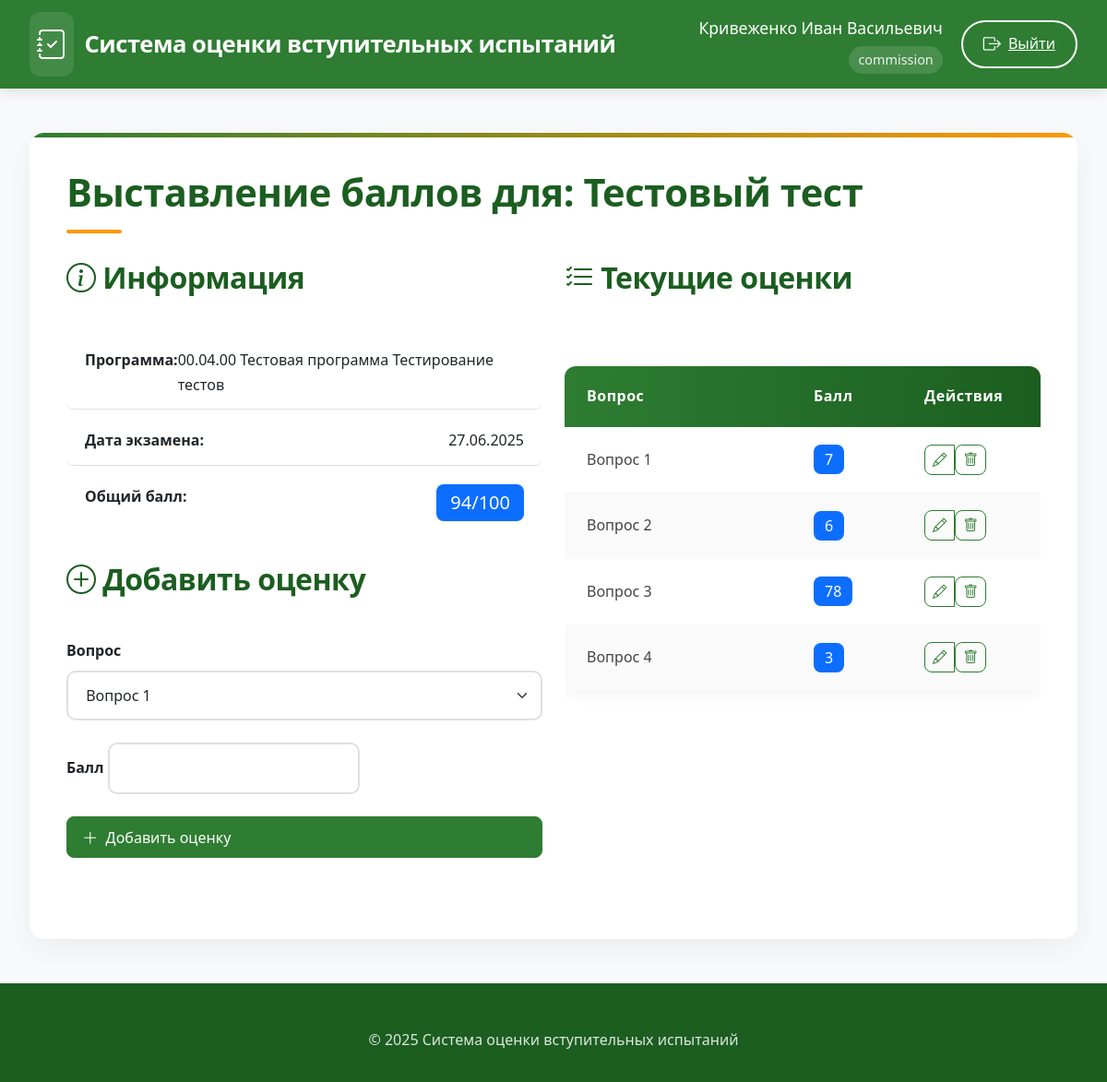
The page /enter_scores/1 (signed in) on the database its author committed.
### app/models.py (models this page shows)
class User(UserMixin, db.Model):
    id = db.Column(db.Integer, primary_key=True)
    username = db.Column(db.String(80), unique=True, nullable=False)
    password = db.Column(db.String(120), nullable=False)
    full_name = db.Column(db.String(100), nullable=False)
    position = db.Column(db.String(100), nullable=False)
    role = db.Column(db.String(20), nullable=False)  # 'admin' или 'commission'
    commission_members = db.relationship('CommissionMember', back_populates='user', cascade='all, delete-orphan')
    standard_commissions = db.relationship('StandardCommission', back_populates='user', cascade='all, delete-orphan')

class Applicant(db.Model):
    id = db.Column(db.Integer, primary_key=True)
    full_name = db.Column(db.String(200), nullable=False)
    program_id = db.Column(db.Integer, db.ForeignKey('program.id'), nullable=False)
    exam_date_id = db.Column(db.Integer, db.ForeignKey('exam_date.id'))
    scores = db.relationship('Score', backref='applicant', lazy=True, cascade='all, delete-orphan')

class Program(db.Model):
    id = db.Column(db.Integer, primary_key=True)
    code = db.Column(db.String(50), nullable=False, unique=True)
    name = db.Column(db.String(200), nullable=False)
    questions = db.relationship('Question', backref='program', lazy=True, cascade='all, delete-orphan')
    standard_commission = db.relationship('StandardCommission', backref='program', lazy=True, cascade='all, delete-orphan')
    applicants = db.relationship('Applicant', backref='program', lazy=True)
    exam_dates = db.relationship('ExamDate', backref='program', lazy=True)

class ExamDate(db.Model):
    id = db.Column(db.Integer, primary_key=True)
    date = db.Column(db.DateTime, nullable=False)
    program_id = db.Column(db.Integer, db.ForeignKey('program.id'), nullable=False)
    commission = db.relationship('CommissionMember', backref='exam_date', lazy=True, cascade='all, delete-orphan')
    applicants = db.relationship('Applicant', backref='exam_date', lazy=True)

class Score(db.Model):
    id = db.Column(db.Integer, primary_key=True)
    applicant_id = db.Column(db.Integer, db.ForeignKey('applicant.id'), nullable=False)
    question_id = db.Column(db.Integer, db.ForeignKey('question.id'), nullable=False)
    score = db.Column(db.Integer, nullable=False)
    question = db.relationship('Question')

class Question(db.Model):
    id = db.Column(db.Integer, primary_key=True)
    text = db.Column(db.Text, nullable=False)
    program_id = db.Column(db.Integer, db.ForeignKey('program.id'), nullable=False)

### app/routes.py (the view, shortened to what this page needs)
@routes.route('/enter_scores/<int:applicant_id>', methods=['GET', 'POST'])
@login_required
def applicant_scores(applicant_id):
    if current_user.role != 'commission':
        abort(403)
    applicant = Applicant.query.get_or_404(applicant_id)
    exam_date = applicant.exam_date
    if exam_date.date.date() != date.today():
        flash('Выставление баллов возможно только в день экзамена')
        return redirect(url_for('routes.enter_scores'))
    form = ScoreForm()
    form.question_id.choices = [(q.id, q.text) for q in Question.query.filter_by(program_id=applicant.program_id).all()]
    return render_template('enter_scores_detail.html', applicant=applicant, form=form)

### app/forms.py
class ScoreForm(FlaskForm):
    question_id = SelectField('Вопрос', coerce=int, validators=[DataRequired()])
    score = IntegerField('Балл', validators=[DataRequired()])
    submit = SubmitField('Добавить')

### app/templates/enter_scores_detail.html (shortened to what this page needs)
{% extends "base.html" %}
{% block content %}
<div class="spacer-lg">
    <h1>Выставление баллов для: {{ applicant.full_name }}</h1>
    <div class="row spacer-lg">
        <div class="col-lg-6">
            <div class="card-elegant">
                <div class="card-header-elegant">
                    <h2><i class="bi bi-info-circle"></i> Информация</h2>
                </div>
                <div class="card-body">
                    <ul class="list-group list-group-flush">
                        <li class="list-group-item d-flex justify-content-between">
                            <span class="fw-bold">Программа:</span>
                            <span>{{ applicant.program.code }} {{ applicant.program.name }}</span>
                        </li>
                        <li class="list-group-item d-flex justify-content-between">
                            <span class="fw-bold">Дата экзамена:</span>
                            <span>{{ applicant.exam_date.date.strftime('%d.%m.%Y') }}</span>
                        </li>
                        <li class="list-group-item d-flex justify-content-between">
                            <span class="fw-bold">Общий балл:</span>
                            <span class="badge bg-primary fs-5">
                                {{ applicant.scores | sum(attribute='score') }}/100
                            </span>
                        </li>
                    </ul>
                </div>
            </div>
            <div class="card-elegant mt-4">
                <div class="card-header-elegant">
                    <h2><i class="bi bi-plus-circle"></i> Добавить оценку</h2>
                </div>
                <div class="card-body">
                    <form method="POST">
                        <div class="mb-4">
                            {{ form.question_id.label(class="form-label fw-bold") }}
                            {{ form.question_id(class="form-control-elegant form-select") }}
                        </div>
                        <div class="mb-4">
                            {{ form.score.label(class="form-label fw-bold") }}
                            {{ form.score(class="form-control-elegant") }}
                        </div>
                        <button type="submit" class="btn btn-primary-elegant w-100">
                            <i class="bi bi-plus-lg"></i> Добавить оценку
                        </button>
                    </form>
                </div>
            </div>
        </div>
        <div class="col-lg-6">
            <div class="card-elegant">
                <div class="card-header-elegant">
                    <h2><i class="bi bi-list-check"></i> Текущие оценки</h2>
                </div>
                <div class="card-body">
                    {% if applicant.scores %}
                    <div class="table-responsive">
                        <table class="elegant-table">
                            <thead>
                                <tr>
                                    <th>Вопрос</th>
                                    <th width="120px">Балл</th>
                                    <th width="150px">Действия</th>
                                </tr>
                            </thead>
                            <tbody>
                                {% for score in applicant.scores %}
                                <tr>
                                    <td>{{ score.question.text }}</td>
                                    <td>
                                        <span class="badge bg-primary fs-6">{{ score.score }}</span>
                                    </td>
                                    <td>
                                        <div class="btn-group">
                                            <a href="{{ url_for('routes.edit_score', score_id=score.id) }}"
                                               class="btn btn-outline-elegant btn-sm">
                                                <i class="bi bi-pencil"></i>
                                            </a>
                                            <form action="{{ url_for('routes.delete_score', score_id=score.id) }}" method="POST">
                                                <button type="submit" class="btn btn-outline-elegant btn-sm"
                                                        onclick="return confirm('Вы уверены?')">
                                                    <i class="bi bi-trash"></i>
                                                </button>
                                            </form>
                                        </div>
                                    </td>
                                </tr>
                                {% endfor %}
                            </tbody>
                        </table>
                    </div>
                    {% else %}
                    <div class="alert alert-light text-center">
                        <i class="bi bi-info-circle"></i> Нет оценок
                    </div>
                    {% endif %}
                </div>
            </div>
        </div>
    </div>
</div>
{% endblock %}

### app/templates/base.html (shortened to what this page needs)
<!DOCTYPE html>
<html lang="ru">
<head>
    <link href="https://cdn.jsdelivr.net/npm/bootstrap@5.3.0/dist/css/bootstrap.min.css" rel="stylesheet">
    <link rel="stylesheet" href="https://cdn.jsdelivr.net/npm/bootstrap-icons@1.10.0/font/bootstrap-icons.css">
    <link rel="stylesheet" href="{{ url_for('static', filename='style.css') }}">
</head>
<body>
    <header class="main-header">
        <div class="header-container">
            <a class="logo">
                <i class="bi bi-journal-check"></i>
                <span>Система оценки вступительных испытаний</span>
            </a>
            <nav class="user-nav">
                {% if current_user.is_authenticated %}
                <div class="user-info">
                    <div class="user-name">{{ current_user.full_name }}</div>
                    <div class="user-role">{{ current_user.role }}</div>
                </div>
                <a href="{{ url_for('routes.logout') }}" class="outline-btn">
                    <i class="bi bi-box-arrow-right"></i>
                    <span>Выйти</span>
                </a>
                {% else %}
                <a href="{{ url_for('routes.login') }}" class="outline-btn">
                    <i class="bi bi-box-arrow-in-right"></i>
                    <span>Войти</span>
                </a>
                {% endif %}
            </nav>
        </div>
    </header>
    <main class="main-content">
        <div class="content-card">
            {% block content %}{% endblock %}
        </div>
    </main>
    <footer class="main-footer">
        <div class="footer-content">
            &copy; 2025 Система оценки вступительных испытаний
        </div>
    </footer>
</body>
</html>

### static/style.css (style rules this page uses)
:root { --primary: #0d6efd; --secondary: #6c757d; --success: #198754; --info: #0dcaf0; --warning: #ffc107; --danger: #dc3545; --light: #f8f9fa; --dark: #212529; }
body { font-family: 'Segoe UI', Tahoma, Geneva, Verdana, sans-serif; background-color: #f8fafc; color: #333; }
header { box-shadow: 0 2px 10px rgba(0, 0, 0, 0.1); z-index: 1030; }
.btn { border-radius: 0.5rem; font-weight: 500; padding: 0.5rem 1rem; transition: all 0.2s; display: inline-flex; align-items: center; gap: 0.5rem; }
.btn i { font-size: 1.1em; }
.btn-sm { padding: 0.25rem 0.5rem; }
.form-control, .form-select { border-radius: 0.5rem; padding: 0.75rem; border: 1px solid #dee2e6; }
.badge { font-weight: 500; padding: 0.5em 0.75em; border-radius: 0.5rem; }
.list-group-item { padding: 0.75rem 1.25rem; border-radius: 0.5rem !important; margin-bottom: 0.5rem; }

### app/templates/base.html (style rules this page uses)
:root { --primary: #2e7d32; --primary-dark: #1b5e20; --primary-light: #4caf50; --accent: #ff9800; --light-bg: #f8f9fa; --card-bg: #ffffff; --dark-text: #212529; --light-text: #f8f9fa; --border: #e0e0e0; --success: #4caf50; --info: #2196f3; --warning: #ff9800; --danger: #f44336; }
body { font-family: 'Segoe UI', 'Roboto', sans-serif; background-color: var(--light-bg); color: var(--dark-text); line-height: 1.7; padding-top: 0; }
.main-header { background-color: var(--primary); color: white; padding: 0.8rem 0; box-shadow: 0 4px 12px rgba(0,0,0,0.1); position: sticky; top: 0; z-index: 1000; }
.header-container { display: flex; justify-content: space-between; align-items: center; max-width: 1400px; margin: 0 auto; padding: 0 2rem; }
.logo { display: flex; align-items: center; font-size: 1.6rem; font-weight: 600; color: white; text-decoration: none; letter-spacing: -0.5px; }
.logo i { margin-right: 12px; font-size: 2rem; background: rgba(255, 255, 255, 0.1); padding: 8px; border-radius: 12px; }
.user-nav { display: flex; align-items: center; gap: 20px; }
.user-info { text-align: right; }
.user-name { font-weight: 500; font-size: 1.1rem; }
.user-role { font-size: 0.9rem; opacity: 0.9; background: rgba(255, 255, 255, 0.15); padding: 3px 10px; border-radius: 20px; display: inline-block; margin-top: 4px; }
.outline-btn { background: transparent; border: 2px solid white; color: white; padding: 8px 22px; border-radius: 30px; font-weight: 500; transition: all 0.3s ease; display: inline-flex; align-items: center; gap: 8px; }
.outline-btn i { font-size: 1.2rem; }
.main-content { max-width: 1400px; margin: 3rem auto; padding: 0 2rem; }
.content-card { background: var(--card-bg); border-radius: 16px; box-shadow: 0 10px 30px rgba(0,0,0,0.05); padding: 2.5rem; margin-bottom: 3rem; border: none; overflow: hidden; position: relative; }
.content-card::before { content: ''; position: absolute; top: 0; left: 0; width: 100%; height: 5px; background: linear-gradient(90deg, var(--primary), var(--accent)); }
.main-footer { background-color: var(--primary-dark); color: rgba(255, 255, 255, 0.85); padding: 3rem 0 2rem; text-align: center; }
.footer-content { max-width: 1400px; margin: 0 auto; padding: 0 2rem; }
h1, h2, h3, h4, h5 { color: var(--primary-dark); font-weight: 700; margin-bottom: 1.8rem; letter-spacing: -0.5px; }
h1 { font-size: 2.6rem; position: relative; padding-bottom: 1.2rem; }
h1::after { content: ''; position: absolute; bottom: 0; left: 0; width: 60px; height: 4px; background: var(--accent); border-radius: 2px; }
h2 { font-size: 2rem; padding-bottom: 1rem; }
.elegant-table { width: 100%; border-collapse: separate; border-spacing: 0; border-radius: 12px; overflow: hidden; box-shadow: 0 5px 15px rgba(0,0,0,0.05); margin: 2rem 0; }
.elegant-table thead { background: linear-gradient(to right, var(--primary), var(--primary-dark)); color: white; }
.elegant-table th { padding: 1.2rem 1.5rem; text-align: left; font-weight: 600; letter-spacing: 0.5px; }
.elegant-table tbody tr { transition: all 0.2s ease; border-bottom: 1px solid var(--border); }
.elegant-table tbody tr:last-child { border-bottom: none; }
.elegant-table tbody tr:nth-child(even) { background-color: rgba(0, 0, 0, 0.02); }
.elegant-table td { padding: 1.2rem 1.5rem; color: #444; }
.btn-primary-elegant { background: var(--primary); border-color: var(--primary); color: white; }
.btn-outline-elegant { background: transparent; border-color: var(--primary); color: var(--primary); }
.form-control-elegant { border: 2px solid #e0e0e0; border-radius: 10px; padding: 0.8rem 1.2rem; transition: all 0.3s ease; }
.spacer-lg { margin-bottom: 3rem; }

### rows shown on the page
User: full_name "Кривеженко Иван Васильевич", role "commission"
Applicant: full_name "Тестовый тест"
Program: program.code "00.04.00 Тестовая программа", program.name "Тестирование тестов"
ExamDate: exam_date "27.06.2025"
Score: question.text "Вопрос 1", score "7"
Score: question.text "Вопрос 2", score "6"
Score: question.text "Вопрос 3", score "78"
Score: question.text "Вопрос 4", score "3"

### other values the page prints
{{ applicant.scores | sum(attribute='score') }} "94"
